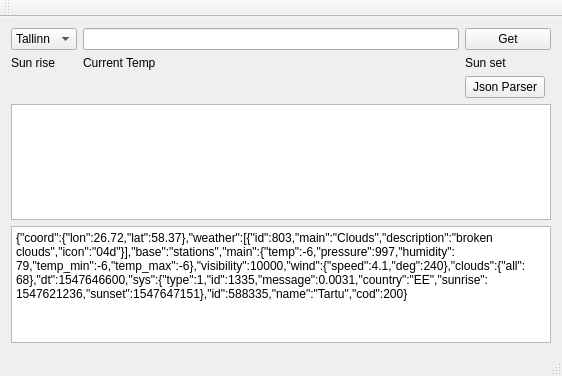
<?xml version="1.0" encoding="UTF-8"?>
<ui version="4.0">
 <class>MainWindow</class>
 <widget class="QMainWindow" name="MainWindow">
  <property name="geometry">
   <rect>
    <x>0</x>
    <y>0</y>
    <width>562</width>
    <height>376</height>
   </rect>
  </property>
  <property name="windowTitle">
   <string>MainWindow</string>
  </property>
  <widget class="QWidget" name="centralWidget">
   <layout class="QVBoxLayout" name="verticalLayout">
    <item>
     <layout class="QGridLayout" name="gridLayout">
      <item row="0" column="2" colspan="2">
       <widget class="QPushButton" name="pushButton_Get">
        <property name="text">
         <string>Get</string>
        </property>
       </widget>
      </item>
      <item row="0" column="1">
       <widget class="QLineEdit" name="lineEdit_Address"/>
      </item>
      <item row="3" column="1">
       <widget class="QLabel" name="label">
        <property name="text">
         <string>Current Temp</string>
        </property>
       </widget>
      </item>
      <item row="0" column="0">
       <widget class="QComboBox" name="comboBox">
        <item>
         <property name="text">
          <string>Tallinn</string>
         </property>
        </item>
        <item>
         <property name="text">
          <string>Tartu</string>
         </property>
        </item>
        <item>
         <property name="text">
          <string>Narva</string>
         </property>
        </item>
        <item>
         <property name="text">
          <string>Parnu</string>
         </property>
        </item>
        <item>
         <property name="text">
          <string>Valga</string>
         </property>
        </item>
       </widget>
      </item>
      <item row="3" column="0">
       <widget class="QLabel" name="label_2">
        <property name="text">
         <string>Sun rise</string>
        </property>
       </widget>
      </item>
      <item row="3" column="2" colspan="2">
       <widget class="QLabel" name="label_3">
        <property name="text">
         <string>Sun set</string>
        </property>
       </widget>
      </item>
      <item row="5" column="0" colspan="4">
       <widget class="QTextBrowser" name="textBrowser"/>
      </item>
      <item row="6" column="0" colspan="4">
       <widget class="QPlainTextEdit" name="plainTextEdit">
        <property name="plainText">
         <string>{&quot;coord&quot;:{&quot;lon&quot;:26.72,&quot;lat&quot;:58.37},&quot;weather&quot;:[{&quot;id&quot;:803,&quot;main&quot;:&quot;Clouds&quot;,&quot;description&quot;:&quot;broken clouds&quot;,&quot;icon&quot;:&quot;04d&quot;}],&quot;base&quot;:&quot;stations&quot;,&quot;main&quot;:{&quot;temp&quot;:-6,&quot;pressure&quot;:997,&quot;humidity&quot;:79,&quot;temp_min&quot;:-6,&quot;temp_max&quot;:-6},&quot;visibility&quot;:10000,&quot;wind&quot;:{&quot;speed&quot;:4.1,&quot;deg&quot;:240},&quot;clouds&quot;:{&quot;all&quot;:68},&quot;dt&quot;:1547646600,&quot;sys&quot;:{&quot;type&quot;:1,&quot;id&quot;:1335,&quot;message&quot;:0.0031,&quot;country&quot;:&quot;EE&quot;,&quot;sunrise&quot;:1547621236,&quot;sunset&quot;:1547647151},&quot;id&quot;:588335,&quot;name&quot;:&quot;Tartu&quot;,&quot;cod&quot;:200}
</string>
        </property>
       </widget>
      </item>
      <item row="4" column="2">
       <widget class="QPushButton" name="pushButton_Parse">
        <property name="text">
         <string>Json Parser</string>
        </property>
       </widget>
      </item>
     </layout>
    </item>
   </layout>
  </widget>
  <widget class="QMenuBar" name="menuBar">
   <property name="geometry">
    <rect>
     <x>0</x>
     <y>0</y>
     <width>562</width>
     <height>21</height>
    </rect>
   </property>
  </widget>
  <widget class="QToolBar" name="mainToolBar">
   <attribute name="toolBarArea">
    <enum>TopToolBarArea</enum>
   </attribute>
   <attribute name="toolBarBreak">
    <bool>false</bool>
   </attribute>
  </widget>
  <widget class="QStatusBar" name="statusBar"/>
 </widget>
 <layoutdefault spacing="6" margin="11"/>
 <resources/>
 <connections/>
</ui>
